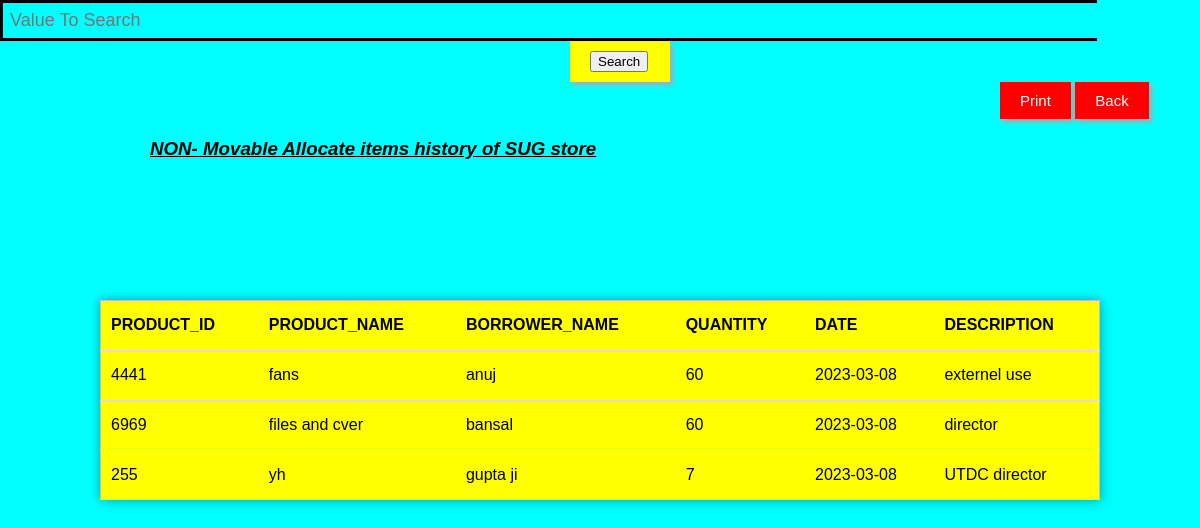
Screenshot of /allocatehistory1.php with the database file from the repository.
### tables this page shows
CREATE TABLE `allocate1` (
  `Sr_No` int(50) NOT NULL,
  `Product_Id` int(20) NOT NULL,
  `Product_Name` varchar(20) NOT NULL,
  `Borrower_Name` varchar(20) NOT NULL,
  `Quantity` int(50) NOT NULL,
  `Date` date NOT NULL,
  `Description` varchar(50) NOT NULL
);

### allocatehistory1.php (the view, shortened to what this page needs)
<?php
if(isset($_POST['search']))
{
    $valueToSearch = $_POST['valueToSearch'];
    $query = "SELECT * FROM `allocate1` WHERE CONCAT(`PRODUCT_ID`, `PRODUCT_NAME`, `BORROWER_NAME`, `QUANTITY`, `DATE`,'DESCRIPTION') LIKE '%".$valueToSearch."%'";
    $search_result = filterTable($query);
}
 else {
    $query = "SELECT * FROM `allocate1`";
    $search_result = filterTable($query);
}
function filterTable($query)
{
    $connect = mysqli_connect("localhost", "root", "", "login");
    $filter_Result = mysqli_query($connect, $query);
    return $filter_Result;
}
?>
<!DOCTYPE html>
<html>
<head>
    <link rel="stylesheet" type="text/css" href="button.css">
    <link rel="stylesheet" type="text/css" href="search.css">
    <link rel="stylesheet" type="text/css" href="back.css">
</head>
    <body>
    <form action="allocatehistory1.php" method="post">
    <div id="searchbox">
            <input  type="text" name="valueToSearch" placeholder="Value To Search">
</div>
<div id="searchbtn">
          <input type="submit" name="search" value="Search">
</div>
          <div>
          <button onClick="window.print();"class="btn-shadow">Print</button>
        <button onClick="welcome()" class="btnn-shadow">Back</button>
            </div>
            <I>  <U> <h3 id="line" class="print-container"> NON- Movable Allocate items history of SUG store </h3></U></I>
            <table class= "print-container">
                <tr>
				    <th>PRODUCT_ID</th>
					<th>PRODUCT_NAME</th>
                    <th>BORROWER_NAME</th>
					<th>QUANTITY</th>
                    <th>DATE</th>
                    <th>DESCRIPTION</th>
                </tr>
                <?php while($row = mysqli_fetch_array($search_result)):?>
                <tr>
                    <td><?php echo $row['Product_Id'];?></td>
					<td><?php echo $row['Product_Name'];?></td>
					<td><?php echo $row['Borrower_Name'];?></td>
					<td><?php echo $row['Quantity'];?></td>
                    <td><?php echo $row['Date'];?></td>
                    <td><?php echo $row['Description'];?></td>
                </tr>
                <?php endwhile;?>
            </table>
        </form>
    </body>
</html>

### button.css (style rules this page uses)
body { margin: 0; padding: 0; height: 10vh; background-color: aqua; }

### search.css (style rules this page uses)
body { height: 10vh; display: flexbox; justify-content: center; align-items: center; }

### back.css (style rules this page uses)
body { margin: 0; padding: 0; height: 10vh; background-color: aqua; }

### allocatehistory1.php (style rules this page uses)
body { padding-top: 50px; left:50%; background-color: ; }
#searchbox input { width:90%; border:3px solid black; border-right:1px; font-size:18px; padding:7px; background:transparent; color:white; }
#searchbtn { width:5%; margin-left:570px; background-color: yellow; border: none; color: Red; padding: 10px 20px; font-size: 15px; transition: 0.25s ease; box-shadow: 3px 3px 5px #aaa; }
.btn-shadow { background-color: red; border: none; color: white; padding: 10px 20px; font-size: 15px; transition: 0.25s ease; box-shadow: 3px 3px 5px #aaa; margin-left:1000px; }
.btnn-shadow { background-color: red; border: none; color: white; padding: 10px 20px; font-size: 15px; transition: 0.25s ease; box-shadow: 3px 3px 5px #aaa; }
#line { margin-left:150px; }
body { padding: 0px; margin: 0; font-family: Verdana, Geneva, Tahoma, sans-serif; }
table { position: absolute; left: 50%; top: 50%; transform: translate(-50%, -50%); border-collapse: collapse; width: 1000px; height: 200px; border: 1px solid #bdc3c7; box-shadow: 2px 2px 12px rgba(0, 0, 0, 0.2), -1px -1px 8px rgba(0, 0, 0, 0.2); background-color: yellow; }
tr { transition: all .2s ease-in; cursor: pointer; }
th, td { padding: 10px; text-align: left; border-bottom: 1px solid #ddd; }

### rows the page displays
allocate1: Product_Id "4441", Product_Name "fans", Borrower_Name "anuj", Quantity "60", Date "2023-03-08", Description "externel use"
allocate1: Product_Id "6969", Product_Name "files and cver", Borrower_Name "bansal", Quantity "60", Date "2023-03-08", Description "director"
allocate1: Product_Id "255", Product_Name "yh", Borrower_Name "gupta ji", Quantity "7", Date "2023-03-08", Description "UTDC director"
